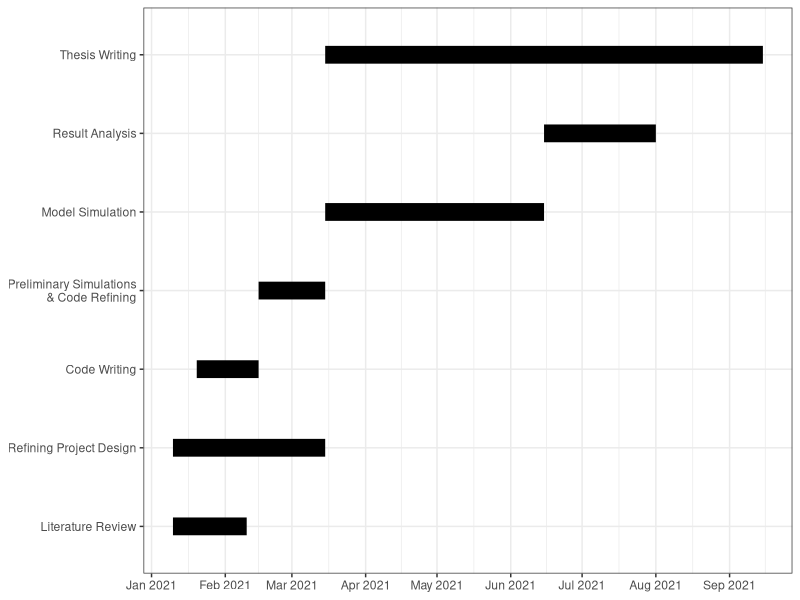

Recreate this plot in R.
library(reshape2)
library(ggplot2)

tasks = c("Literature Review", "Refining Project Design", "Code Writing", "Preliminary Simulations\n & Code Refining", "Model Simulation", "Result Analysis", "Thesis Writing")
tasks = factor(tasks, levels = tasks)
start.date = as.Date(c("2021-01-10", "2021-01-10", "2021-01-20","2021-02-15", "2021-03-15", "2021-06-15", "2021-03-15"))
end.date = as.Date(c("2021-02-10", "2021-03-15","2021-02-15", "2021-03-15", "2021-06-15", "2021-08-01", "2021-09-15"))
chart = data.frame(tasks, start.date,end.date)
chart = melt(chart, measure.vars = c("start.date", "end.date"))
pdf("Gantt_chart.pdf", width = 9, height = 3)
ggplot(chart, aes(value, tasks)) + 
  geom_line(size = 6) + theme_bw()+
  scale_x_date(date_labels = "%b %Y",date_breaks = "1 months") +
  xlab(NULL) +
  ylab(NULL)
graphics.off()

